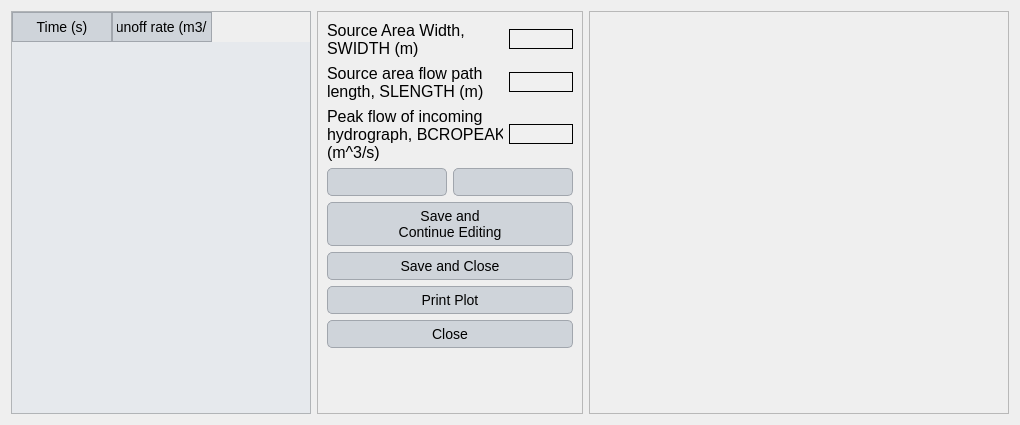
<?xml version="1.0" encoding="UTF-8"?>
<ui version="4.0">
 <class>Dialog</class>
 <widget class="QDialog" name="Dialog">
  <property name="geometry">
   <rect>
    <x>0</x>
    <y>0</y>
    <width>1020</width>
    <height>425</height>
   </rect>
  </property>
  <property name="windowTitle">
   <string>Dialog</string>
  </property>
  <property name="styleSheet">
   <string notr="true">QLabel {
    font-family: 'Georgia'; /* Cambiar la fuente a Georgia */
    font-size: 16px; /* Cambiar el tamaño de la fuente */
    color: #000000; /* Color del texto (blanco) */
}

QLineEdit {
    font-family: 'Georgia'; /* Cambiar la fuente a Georgia */
    font-size: 14px; /* Cambiar el tamaño de la fuente */
    color: #000000; /* Color del texto (blanco) */
    background-color: #f0f0f0; /* Color de fondo del QLineEdit */
    border: 1px solid #000000; /* Borde blanco */
}

QComboBox {
    font-family: 'Georgia'; /* Cambiar la fuente a Georgia */
    font-size: 14px; /* Cambiar el tamaño de la fuente */
    color: #000000; /* Color del texto (blanco) */
    background-color: #cfd4da; /* Fondo oscuro del ComboBox */
}

QRadioButton {
    font-family: 'Georgia'; /* Cambiar la fuente a Georgia */
    font-size: 14px; /* Cambiar el tamaño de la fuente */
    color: #000000; /* Color del texto (blanco) */
}

QCheckBox {
    font-family: 'Georgia'; /* Cambiar la fuente a Georgia */
    font-size: 14px; /* Cambiar el tamaño de la fuente */
    color: #000000; /* Color del texto (blanco) */
}

/* Cambiar la fuente y estilo de los QPushButton */
QPushButton {
    font-family: 'Georgia'; /* Cambiar la fuente */
    font-size: 14px; /* Cambiar el tamaño de la fuente */
    color: #000000; /* Color del texto negro */
    background-color: #cfd4da; /* Fondo gris claro */
    border: 1px solid #a1a6ad; /* Borde gris medio */
    border-radius: 5px; /* Bordes redondeados */
    padding: 5px; /* Espaciado interno */
}

/* Estilo cuando el ratón pasa sobre el botón */
QPushButton:hover {
    color: #000000; /* Mantener el texto negro */
    background-color: #b7bcc3; /* Fondo gris un poco más oscuro al pasar el mouse */
}

/* Estilo cuando el botón está presionado */
QPushButton:pressed {
    background-color: #a6acb3; /* Fondo ligeramente más oscuro al presionar */
    color: #000000; /* Mantener el texto negro cuando se presiona */
}



/* Estilo general para QTableWidget y QTableView */
QTableWidget, QTableView {
    font-family: 'Georgia'; /* Cambiar la fuente a Georgia */
    font-size: 14px; /* Tamaño de la fuente */
    color: #000000; /* Color del texto negro */
    background-color: #e6e9ed; /* Fondo gris claro para la tabla */
    gridline-color: #a1a6ad; /* Color de las líneas de la tabla (gris medio) */
    selection-background-color: #b7bcc3; /* Color de fondo cuando se selecciona una celda (gris suave) */
    selection-color: #000000; /* Color del texto cuando la celda está seleccionada (negro) */
}

/* Estilo para el encabezado horizontal de la tabla */
QHeaderView::section {
    font-family: 'Georgia'; /* Cambiar la fuente a Georgia */
    font-size: 14px; /* Tamaño de la fuente */
    color: #000000; /* Color del texto negro */
    background-color: #cfd4da; /* Fondo gris claro del encabezado */
    border: 1px solid #a1a6ad; /* Borde gris medio entre las secciones */
    padding: 4px; /* Espaciado interno en el encabezado */
}

/* Estilo para las celdas de la tabla al pasar el mouse */
QTableWidget::item:hover, QTableView::item:hover {
    background-color: #b7bcc3; /* Fondo gris suave al pasar el mouse */
    color: #000000; /* Mantener el texto negro */
}

/* Estilo para las celdas cuando están seleccionadas */
QTableWidget::item:selected, QTableView::item:selected {
    background-color: #a6acb3; /* Fondo gris intermedio cuando está seleccionado */
    color: #000000; /* Texto negro cuando está seleccionado */
}

/* Ajustar el tamaño de las celdas */
QTableWidget::item, QTableView::item {
    padding: 4px; /* Espaciado interno de las celdas */
}

/* Estilo para el borde inferior de la tabla */
QTableCornerButton::section {
    background-color: #cfd4da; /* Fondo del botón de esquina */
    border: 1px solid #a1a6ad; /* Borde gris medio del botón de esquina */
}</string>
  </property>
  <layout class="QGridLayout" name="gridLayout">
   <item row="0" column="0">
    <widget class="QTableWidget" name="tableWidget">
     <property name="minimumSize">
      <size>
       <width>300</width>
       <height>0</height>
      </size>
     </property>
     <column>
      <property name="text">
       <string>Time (s)</string>
      </property>
     </column>
     <column>
      <property name="text">
       <string>Runoff rate (m3/s)</string>
      </property>
     </column>
    </widget>
   </item>
   <item row="0" column="1">
    <widget class="QFrame" name="frame">
     <property name="frameShape">
      <enum>QFrame::StyledPanel</enum>
     </property>
     <property name="frameShadow">
      <enum>QFrame::Raised</enum>
     </property>
     <layout class="QGridLayout" name="gridLayout_2">
      <item row="2" column="0">
       <layout class="QHBoxLayout" name="horizontalLayout_3">
        <item>
         <widget class="QLabel" name="label_3">
          <property name="minimumSize">
           <size>
            <width>176</width>
            <height>0</height>
           </size>
          </property>
          <property name="text">
           <string>Peak flow of incoming
hydrograph, BCROPEAK
(m^3/s)</string>
          </property>
         </widget>
        </item>
        <item>
         <widget class="QLineEdit" name="peak">
          <property name="alignment">
           <set>Qt::AlignCenter</set>
          </property>
         </widget>
        </item>
       </layout>
      </item>
      <item row="5" column="0">
       <widget class="QPushButton" name="save_close">
        <property name="text">
         <string>Save and Close</string>
        </property>
       </widget>
      </item>
      <item row="4" column="0">
       <widget class="QPushButton" name="save_continue">
        <property name="text">
         <string>Save and 
Continue Editing</string>
        </property>
       </widget>
      </item>
      <item row="0" column="0">
       <layout class="QHBoxLayout" name="horizontalLayout">
        <item>
         <widget class="QLabel" name="label">
          <property name="minimumSize">
           <size>
            <width>176</width>
            <height>0</height>
           </size>
          </property>
          <property name="text">
           <string>Source Area Width,
SWIDTH (m)</string>
          </property>
         </widget>
        </item>
        <item>
         <widget class="QLineEdit" name="width">
          <property name="alignment">
           <set>Qt::AlignCenter</set>
          </property>
         </widget>
        </item>
       </layout>
      </item>
      <item row="1" column="0">
       <layout class="QHBoxLayout" name="horizontalLayout_2">
        <item>
         <widget class="QLabel" name="label_2">
          <property name="minimumSize">
           <size>
            <width>176</width>
            <height>0</height>
           </size>
          </property>
          <property name="text">
           <string>Source area flow path
length, SLENGTH (m)</string>
          </property>
         </widget>
        </item>
        <item>
         <widget class="QLineEdit" name="length">
          <property name="alignment">
           <set>Qt::AlignCenter</set>
          </property>
         </widget>
        </item>
       </layout>
      </item>
      <item row="8" column="0">
       <spacer name="verticalSpacer">
        <property name="orientation">
         <enum>Qt::Vertical</enum>
        </property>
        <property name="sizeHint" stdset="0">
         <size>
          <width>20</width>
          <height>40</height>
         </size>
        </property>
       </spacer>
      </item>
      <item row="7" column="0">
       <widget class="QPushButton" name="close_dialog">
        <property name="text">
         <string>Close</string>
        </property>
       </widget>
      </item>
      <item row="3" column="0">
       <layout class="QHBoxLayout" name="horizontalLayout_4">
        <item>
         <widget class="QPushButton" name="add">
          <property name="text">
           <string/>
          </property>
         </widget>
        </item>
        <item>
         <widget class="QPushButton" name="remove">
          <property name="text">
           <string/>
          </property>
         </widget>
        </item>
       </layout>
      </item>
      <item row="6" column="0">
       <widget class="QPushButton" name="print_graph">
        <property name="text">
         <string>Print Plot</string>
        </property>
       </widget>
      </item>
     </layout>
    </widget>
   </item>
   <item row="0" column="2">
    <widget class="QFrame" name="frame_2">
     <property name="minimumSize">
      <size>
       <width>420</width>
       <height>0</height>
      </size>
     </property>
     <property name="maximumSize">
      <size>
       <width>420</width>
       <height>16777215</height>
      </size>
     </property>
     <property name="frameShape">
      <enum>QFrame::StyledPanel</enum>
     </property>
     <property name="frameShadow">
      <enum>QFrame::Raised</enum>
     </property>
    </widget>
   </item>
  </layout>
 </widget>
 <resources/>
 <connections/>
</ui>
